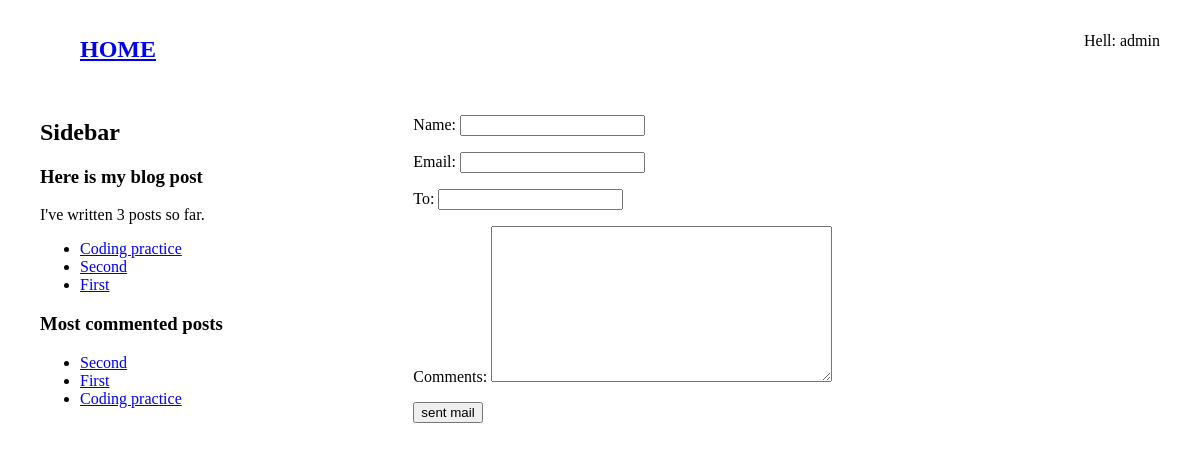
The app's page /posts/2/share, older data.
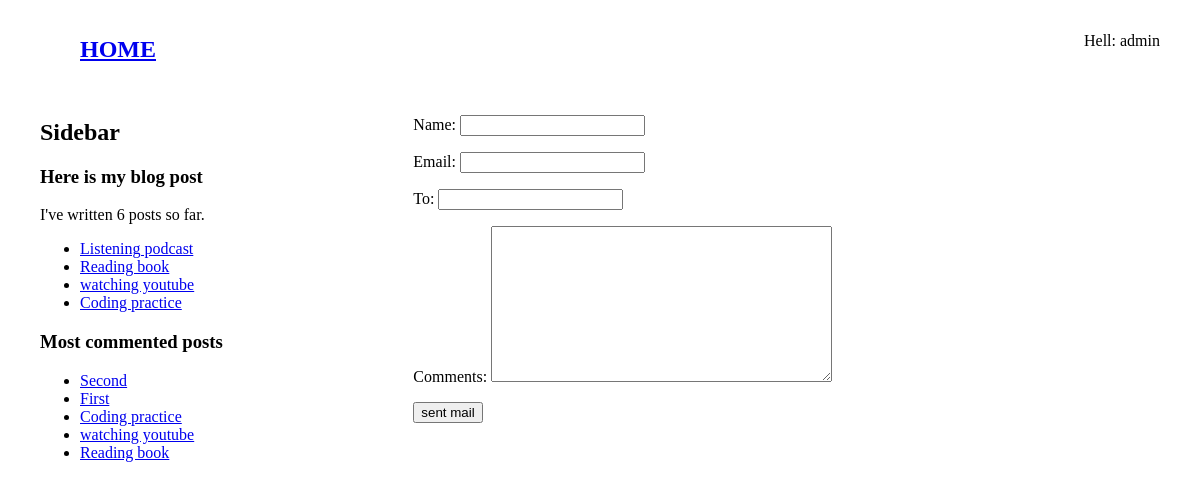
The same page, newer data.
### core/models.py (models this page shows, shortened)
class Post(models.Model):
    class Status(models.TextChoices):
        DRAFT = 'DR', _('Draft')
        PUBLISHED = 'PB', _('Published')
    title = models.CharField(max_length=255)
    author = models.ForeignKey(User, on_delete=models.CASCADE)
    body = models.TextField()
    status = models.CharField(max_length=2, choices=Status, default=Status.DRAFT)
    publish = models.DateTimeField(default=timezone.now)
    slug = models.SlugField(unique=True, unique_for_date='publish')
    authot = models.ForeignKey(User, on_delete=models.CASCADE, related_name='posts')
    created = models.DateTimeField(auto_now_add=True)
    updated = models.DateTimeField(auto_now=True)
    published = PostManager()
    tag = TaggableManager()
    class Meta:
        ordering = ['-publish']
    def get_absolute_url(self):
        return reverse('post_detail', args=[
            self.publish.year,
            self.publish.month,
            self.publish.day,
            self.slug
        ])

### core/views.py (the view)
# urls.py: path('<int:post_id>/share', views.post_share, name='post_share'),
def post_share(request, post_id):
    post = get_object_or_404(Post, id=post_id, status=Post.Status.PUBLISHED)
    sent = False
    if request.method == 'POST':
        form = EmailPostForm(request.POST)
        if form.is_valid():
            cd = form.cleaned_data
            post_url = request.build_absolute_uri(post.get_absolute_url())
            subject = f"{cd['name']} recommends you read {post.title}"
            message = f'Read {post.title} at {post_url}\n\n' \
                        f"{cd['name']}\'s comments: {cd['comments']}"
            send_mail(subject, message, settings.DEFAULT_FROM_EMAIL, [cd['to']])
            sent = True
    else:
        form = EmailPostForm()
    context = {'post': post, 'form': form, 'sent': sent}
    return render(request, 'core/share.html', context)

### core/forms.py
class EmailPostForm(forms.Form):
    name = forms.CharField(max_length=100)
    email = forms.EmailField()
    to = forms.EmailField()
    comments = forms.CharField(required=False, widget=forms.Textarea)

### core/models.py (called while the page is built)
    def get_queryset(self):
        return super().get_queryset().filter(status=Post.Status.PUBLISHED)

### core/templatetags/core_tags.py (called while the page is built)
@register.simple_tag
def total_posts():
    return Post.published.count()

@register.inclusion_tag('core/latest_posts.html')
def show_latest_posts(count=5):
    latest_posts = Post.published.order_by('-publish')[:count]
    return {'latest_posts': latest_posts} # inclusion_tag has to return dictionary.

@register.simple_tag
def get_most_commented_posts(count=5):
    return Post.published.annotate(total_comments=Count('comments')).order_by('-total_comments')[:count]

### core/templates/core/share.html (shortened to what this page needs)
{% extends 'main.html' %}
{% block content %}
{% if sent %}
<h1>Email successfully sent</h1>
<p>{{post.title}} was successfully sent to {{form.cleaned_data.to}}</p>
{% else %}
<form action="" method="post">
    {{form.as_p}}
    <input type="submit" value="sent mail">
</form>
{% endif %}
{% endblock content %}

### templates/main.html (shortened to what this page needs)
{% load core_tags %}
<!DOCTYPE html>
<html lang="en">
<head>
</head>
<body style="margin: 0 40px; box-sizing: border-box;">
    {% include 'include/nav.html' %}
    <main style="display: grid; grid-template-columns: 2fr 4fr;">
        <div class="sidebar">
            <h2>Sidebar</h2>
            <h3>Here is my blog post</h3>
            <p>I've written {% total_posts %} posts so far.</p>
            {% show_latest_posts 4 %}
            {% get_most_commented_posts as most_commented_posts %}
            <h3>Most commented posts</h3>
            <ul>
                {% for post in most_commented_posts %}
                <li>
                    <a href="{{post.get_absolute_url}}">{{post.title}}</a>
                </li>
                {% endfor %}
            </ul>
        </div>
        <div class="content">
            {% block content %}
            {% endblock content %}
        </div>
    </main>
</body>
</html>

### core/templates/core/latest_posts.html
<ul>
    {% for post in latest_posts %}
        <li>
            <a href="{{post.get_absolute_url}}">{{post.title}}</a>
        </li>
    {% endfor %}
</ul>

Row changes from the older to the newer data that the page shows:
no longer on one of the page's lists (row unchanged): Post: title "Second"
no longer on one of the page's lists (row unchanged): Post: title "First"
added Post: title "Listening podcast", shown under "Here is my blog post"
added Post: title "Reading book"
added Post: title "watching youtube"
Text that changed along with them:
text no longer shown: "3"
text now shown: "6"
